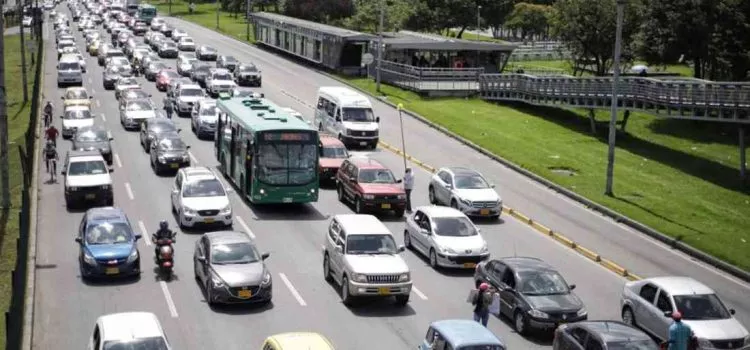
#> input picture tranconn.webp, 750 x 350 px
$ python trancon.py
#> lines starting #> are read from the running program, lines starting #| are printed output that depends on the picture; after the words box and inside, x2 and y2 are one past the last pixel; in counts of white or black regions, pixels touching at a corner belong together
import cv2

image=cv2.imread("tranconn.webp")
#> image is the input picture: shape (350, 750, 3); mean B, G, R 113.7, 121.4, 120.1

carros=cv2.CascadeClassifier("cars.xml")

gray=cv2.cvtColor(image,cv2.COLOR_BGR2GRAY)
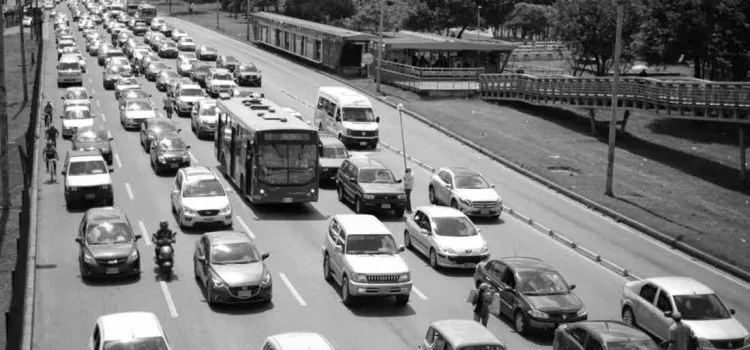
#> gray: shape (350, 750); min 0, max 255, mean 120.1

cars=carros.detectMultiScale(gray,1.1,1)
#> cars = 21 rows, first 6: [172, 98, 26, 26], [157, 40, 26, 26], [224, 52, 50, 50], [186, 103, 49, 49], [133, 125, 66, 66], [461, 185, 52, 52]


for(x,y,w,h) in cars:
    cv2.rectangle(image,(x,y),(x+w,y+h),(0,255,0),2)
#> this loop made 21 passes
#> (x, y, w, h) on passes 1 to 12: (172, 98, 26, 26), (157, 40, 26, 26), (224, 52, 50, 50), (186, 103, 49, 49), (133, 125, 66, 66), (461, 185, 52, 52), (172, 199, 46, 46), (50, 54, 47, 47), (434, 61, 56, 56), (329, 105, 60, 60), (403, 53, 67, 67), (239, 151, 94, 94)
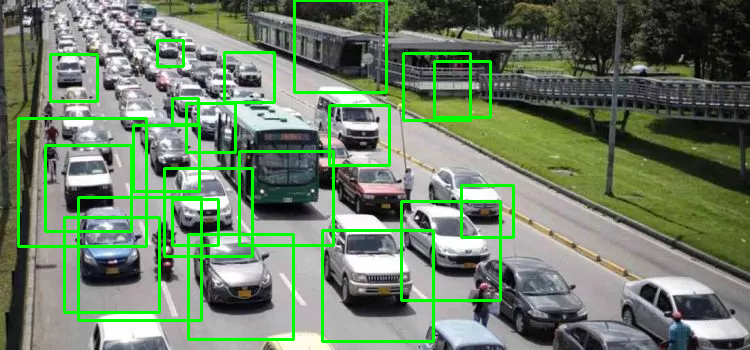
#> image: shape (350, 750, 3); 6.89% of pixels changed, all inside (x1, y1, x2, y2) = (17, 0, 515, 343)

cv2.imshow("Autos",image)
cv2.waitKey(0)

cv2.destroyAllWindows()

$ run again, with trancon.jpg saved as tranconn.webp
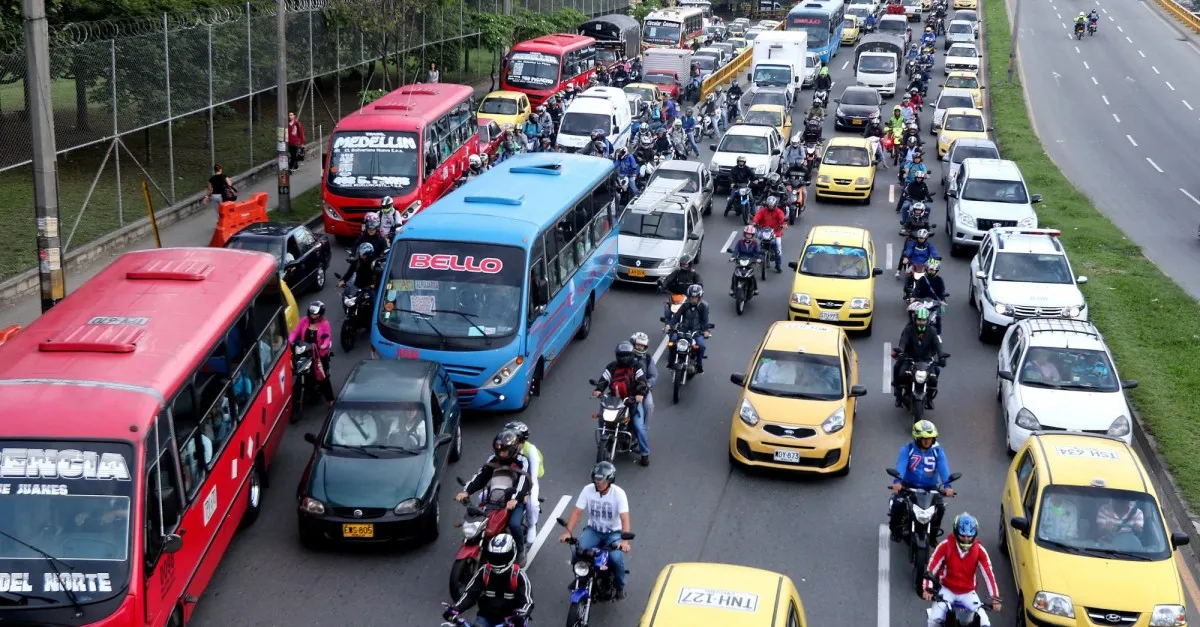
#> input picture trancon.jpg, 1200 x 627 px
#> image is the input picture: shape (627, 1200, 3); mean B, G, R 111.2, 105.4, 108.5
#> `gray=cv2.cvtColor(image,cv2.COLOR_BGR2GRAY)`:
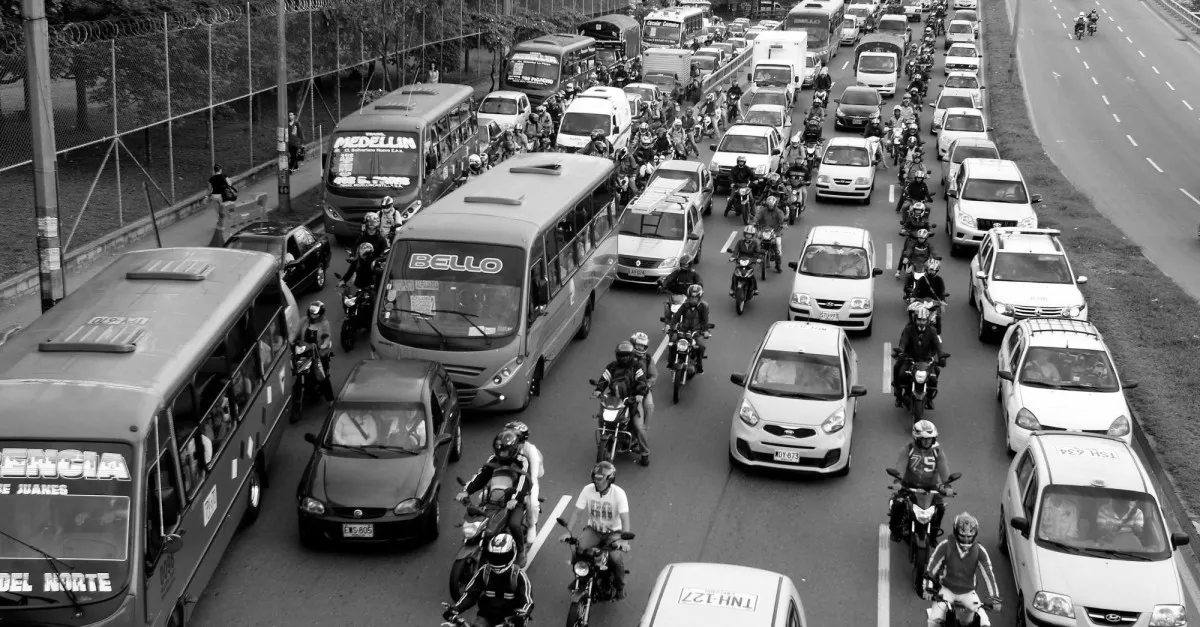
#> gray: shape (627, 1200); min 0, max 255, mean 107
#> cars = 23 rows, first 6: [877, 81, 22, 22], [370, 90, 28, 28], [667, 142, 26, 26], [768, 15, 24, 24], [62, 443, 30, 30], [585, 78, 31, 31]
#> the loop `for(x,y,w,h) in cars:` made 23 passes
#> after the loop `for(x,y,w,h) in cars:`:
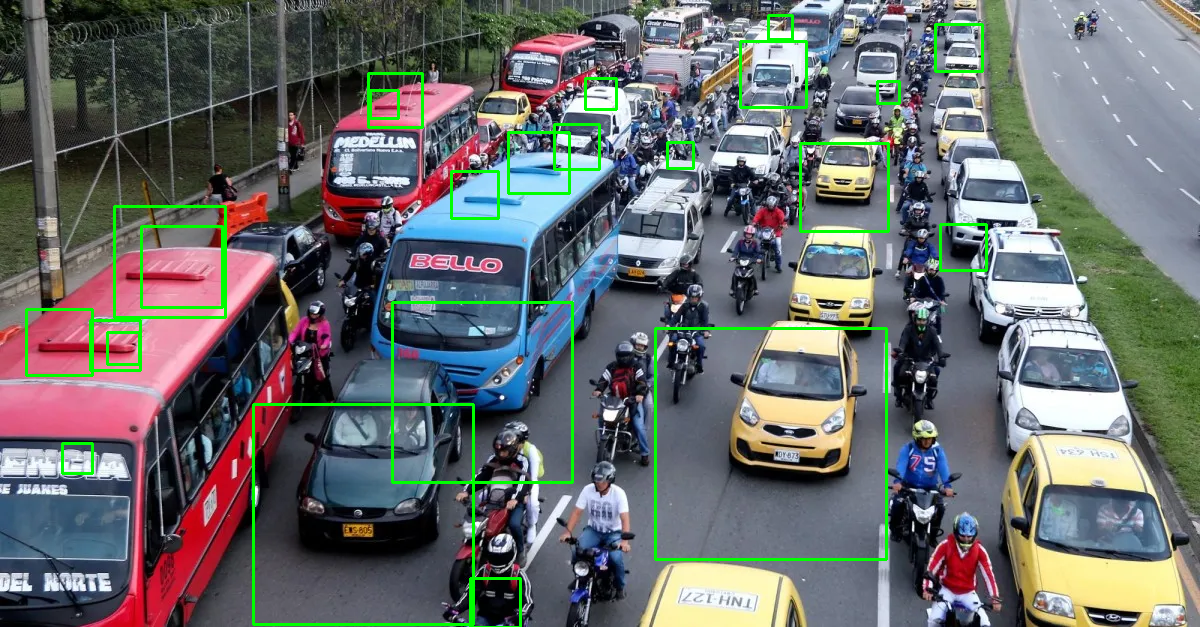
#> image: shape (627, 1200, 3); 2.55% of pixels changed, all inside (x1, y1, x2, y2) = (25, 14, 988, 627)
